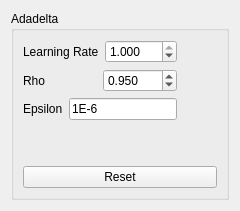
            <widget class="QWidget" name="page_Optimizer_Adadelta">
             <layout class="QVBoxLayout" name="verticalLayout_23">
              <item>
               <widget class="QGroupBox" name="grp_Adadelta">
                <property name="title">
                 <string>Adadelta</string>
                </property>
                <layout class="QVBoxLayout" name="verticalLayout_21">
                 <item>
                  <layout class="QHBoxLayout" name="horizontalLayout_31">
                   <item>
                    <layout class="QVBoxLayout" name="verticalLayout_22">
                     <item>
                      <layout class="QHBoxLayout" name="horizontalLayout_32">
                       <item>
                        <widget class="QLabel" name="lbl_Adadelta_Learning_Rate">
                         <property name="text">
                          <string>Learning Rate</string>
                         </property>
                        </widget>
                       </item>
                       <item>
                        <widget class="QDoubleSpinBox" name="dsBox_Adadelta_Learning_Rate">
                         <property name="decimals">
                          <number>3</number>
                         </property>
                         <property name="maximum">
                          <double>1.000000000000000</double>
                         </property>
                         <property name="singleStep">
                          <double>0.001000000000000</double>
                         </property>
                         <property name="value">
                          <double>1.000000000000000</double>
                         </property>
                        </widget>
                       </item>
                      </layout>
                     </item>
                     <item>
                      <layout class="QHBoxLayout" name="horizontalLayout_33">
                       <item>
                        <widget class="QLabel" name="lbl_Adadelta_Rho">
                         <property name="text">
                          <string>Rho</string>
                         </property>
                        </widget>
                       </item>
                       <item>
                        <widget class="QDoubleSpinBox" name="dsBox_Adadelta_Rho">
                         <property name="decimals">
                          <number>3</number>
                         </property>
                         <property name="maximum">
                          <double>5.000000000000000</double>
                         </property>
                         <property name="singleStep">
                          <double>0.010000000000000</double>
                         </property>
                         <property name="value">
                          <double>0.950000000000000</double>
                         </property>
                        </widget>
                       </item>
                      </layout>
                     </item>
                     <item>
                      <layout class="QHBoxLayout" name="horizontalLayout_34">
                       <item>
                        <widget class="QLabel" name="lbl_Adadelta_Epsilon">
                         <property name="sizePolicy">
                          <sizepolicy hsizetype="Preferred" vsizetype="Preferred">
                           <horstretch>0</horstretch>
                           <verstretch>0</verstretch>
                          </sizepolicy>
                         </property>
                         <property name="text">
                          <string>Epsilon</string>
                         </property>
                        </widget>
                       </item>
                       <item>
                        <widget class="QLineEdit" name="lEdit_Adadelta_Epsilon">
                         <property name="sizePolicy">
                          <sizepolicy hsizetype="Preferred" vsizetype="Fixed">
                           <horstretch>0</horstretch>
                           <verstretch>0</verstretch>
                          </sizepolicy>
                         </property>
                         <property name="text">
                          <string>1E-6</string>
                         </property>
                        </widget>
                       </item>
                      </layout>
                     </item>
                    </layout>
                   </item>
                   <item>
                    <spacer name="horizontalSpacer_5">
                     <property name="orientation">
                      <enum>Qt::Horizontal</enum>
                     </property>
                     <property name="sizeHint" stdset="0">
                      <size>
                       <width>40</width>
                       <height>20</height>
                      </size>
                     </property>
                    </spacer>
                   </item>
                  </layout>
                 </item>
                 <item>
                  <spacer name="verticalSpacer_6">
                   <property name="orientation">
                    <enum>Qt::Vertical</enum>
                   </property>
                   <property name="sizeHint" stdset="0">
                    <size>
                     <width>20</width>
                     <height>40</height>
                    </size>
                   </property>
                  </spacer>
                 </item>
                 <item>
                  <widget class="QPushButton" name="pBtn_Adadelta_Reset">
                   <property name="text">
                    <string>Reset</string>
                   </property>
                  </widget>
                 </item>
                </layout>
               </widget>
              </item>
             </layout>
            </widget>
